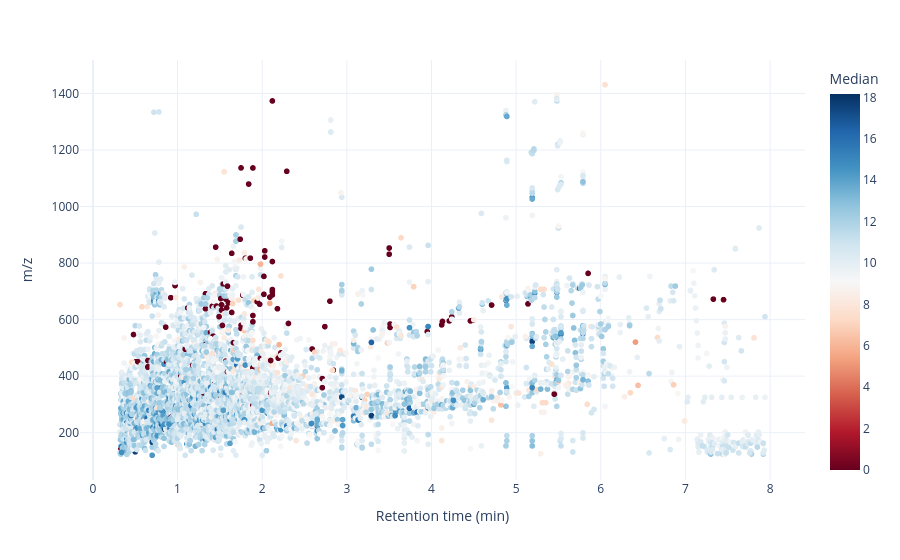

This figure's notebook cell:
### Markdown cell above
### Plot the LC-MS data

Each point is one feature. Colour shows the log-transformed median intensity across all samples.

### Code cell
fig = px.scatter(featuresData, x='Rt', y='mz', color='Median',
    render_mode='webgl',
    color_continuous_scale='RdBu',
    labels={'Rt': 'Retention time (min)', 'mz': 'm/z'},
    template='plotly_white')
fig.show()

### Figure 1 — Plotly figure (JSON) as saved in the notebook; plotly's stock layout.template omitted (floating-point values rounded to 4 significant figures; data arrays with more than 128 entries replaced by an {"elided": "..."} marker saying what was removed)
{"data": [{"hovertemplate": "Retention time (min)=%{x}<br>m/z=%{y}<br>Median=%{marker.color}<extra></extra>", "legendgroup": "", "marker": {"color": {"elided": "4209 float values"}, "coloraxis": "coloraxis", "symbol": "circle"}, "mode": "markers", "name": "", "showlegend": false, "type": "scattergl", "x": {"elided": "4209 float values"}, "xaxis": "x", "y": {"elided": "4209 float values"}, "yaxis": "y"}], "layout": {"coloraxis": {"colorbar": {"title": {"text": "Median"}}, "colorscale": [[0, "rgb(103,0,31)"], [0.1, "rgb(178,24,43)"], [0.2, "rgb(214,96,77)"], [0.3, "rgb(244,165,130)"], [0.4, "rgb(253,219,199)"], [0.5, "rgb(247,247,247)"], [0.6, "rgb(209,229,240)"], [0.7, "rgb(146,197,222)"], [0.8, "rgb(67,147,195)"], [0.9, "rgb(33,102,172)"], [1, "rgb(5,48,97)"]]}, "legend": {"tracegroupgap": 0}, "margin": {"t": 60}, "xaxis": {"anchor": "y", "domain": [0, 1], "title": {"text": "Retention time (min)"}}, "yaxis": {"anchor": "x", "domain": [0, 1], "title": {"text": "m/z"}}}}
